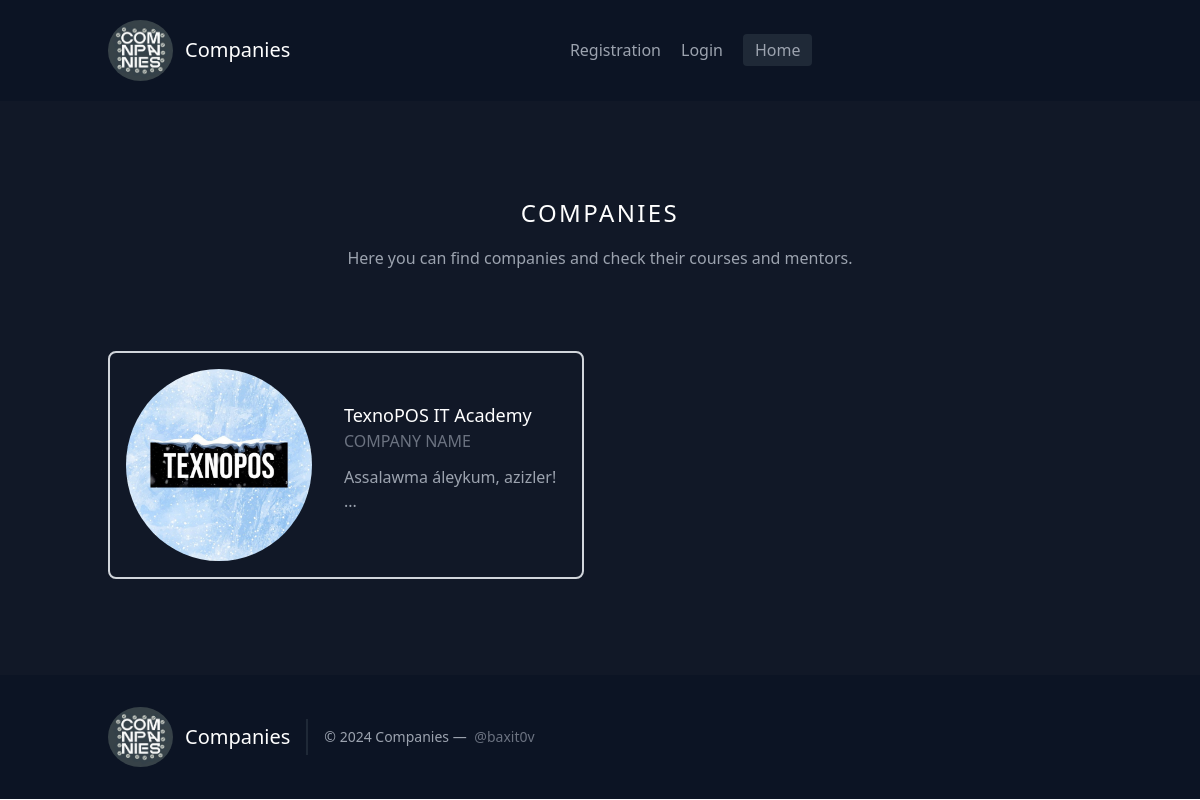
Before: / with the older database file.
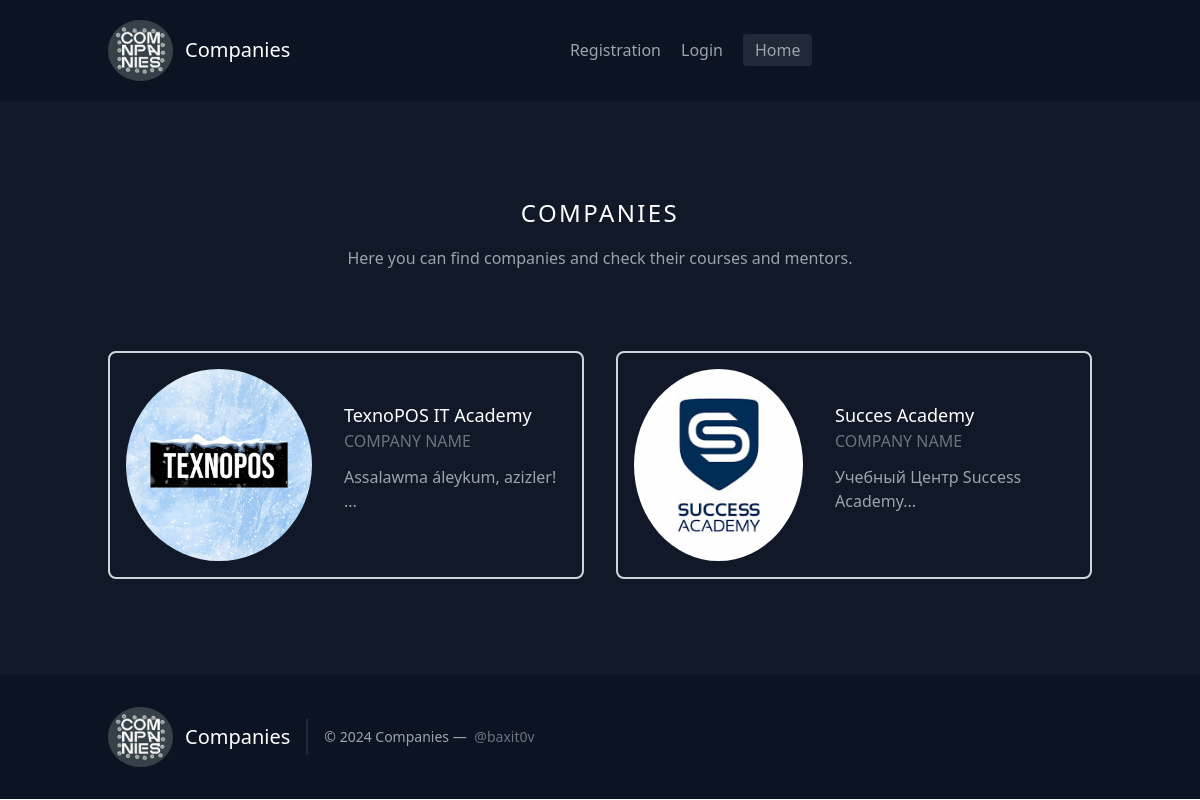
After: the same page with the newer database file.
### myexam/models.py (models this page shows, shortened)
class Company(models.Model):
    company_title = models.CharField(max_length=255,verbose_name='Company title')
    company_description = models.TextField(verbose_name='Description')
    company_logo = models.ImageField(upload_to='media',verbose_name='Company logo')
    class Meta:
        verbose_name='Company'
        verbose_name_plural='Companies'

### myexam/views.py (the view)
# urls.py: path('',homepage,name='home'),
def homepage(request):
    companyyy = models.Company.objects.all()
    return render(request,'home.html',{'companyyy':companyyy})

### templates/home.html
{% extends 'base.html' %}
{% block content %}
<section class="text-gray-400 bg-gray-900 body-font">
  <div class="container px-5 py-24 mx-auto">
    <div class="flex flex-col text-center w-full mb-20">
      <h1 class="text-2xl font-medium title-font mb-4 text-white tracking-widest">COMPANIES</h1>
      <p class="lg:w-2/3 mx-auto leading-relaxed text-base">Here you can find companies and check their courses and mentors.</p>
    </div>
    <div class="flex flex-wrap -m-4">
      {% for company in companyyy %}
      <div class="p-4 lg:w-1/2">
        <div class="border-2 border-gray-300 rounded-lg p-4 h-full flex sm:flex-row flex-col items-center sm:justify-start justify-center text-center sm:text-left">
          <a href="{% url 'detail' company.id %}">
            <img alt="team" class="flex-shrink-0 rounded-lg w-48 h-48 object-cover object-center sm:mb-0 mb-4" src="{{company.company_logo.url}}"  style="border-radius: 50%;">
          </a>
          <div class="flex-grow sm:pl-8">
            <a href="{% url 'detail' company.id %}"><h2 class="title-font font-medium text-lg text-white">{{company.company_title}}</h2></a>
            <a href="{% url 'detail' company.id %}"><h3 class="text-gray-500 mb-3">COMPANY NAME</h3></a>
            <a href="{% url 'detail' company.id %}"><p class="mb-4">{{company.company_description |slice:":30"}}...</p></a>
          </div>
        </div>
      </div>
      {% endfor %}
    </div>
</section>
{% endblock %}

### templates/base.html (shortened to what this page needs)
{% load static %}
<!DOCTYPE html>
<html lang="en">
<head>
    <script src="https://cdn.tailwindcss.com"></script>
</head>
<body>
    <header class="text-gray-400 bg-gray-900 body-font" style="background-color: #0c1424;">
        <div class="container mx-auto flex flex-wrap p-5 flex-col md:flex-row items-center">
          <a href="{% url 'home' %}" class="flex title-font font-medium items-center text-white mb-4 md:mb-0">
            <img src="{% static 'images/companies_logo.jpg' %}" alt="error" style="border-radius: 50%;width: 65px;">
            <span class="ml-3 text-xl">Companies</span>
          </a>
          {% if user.is_authenticated %}
          <nav class="md:ml-auto md:mr-auto flex flex-wrap items-center text-base justify-center">
            <div class="mr-5 hover:text-white"></div>
            <svg fill="none" stroke="currentColor" stroke-linecap="round" stroke-linejoin="round" stroke-width="2" class="w-5 h-5 mr-3" viewBox="0 0 24 24">
              <path d="M20 21v-2a4 4 0 00-4-4H8a4 4 0 00-4 4v2"></path>
              <circle cx="12" cy="7" r="4"></circle>
            </svg>User: {{user.username}}
            <div class="mr-5 hover:text-white"></div>
            <a href="{% url 'logout' %}" class="mr-5 hover:text-white">Logout</a>
            </button></a>
            <a href="{% url 'home' %}"><button class="inline-flex items-center bg-gray-800 border-0 py-1 px-3 focus:outline-none hover:bg-gray-700 rounded text-base mt-4 md:mt-0">Home
          </button></a>
        </div>
          {% else %}
          <nav class="md:ml-auto md:mr-auto flex flex-wrap items-center text-base justify-center">
            <a href="{% url 'reg' %}" class="mr-5 hover:text-white">Registration</a>
            <a href="{% url 'login' %}" class="mr-5 hover:text-white">Login</a>
          <a href="{% url 'home' %}"><button class="inline-flex items-center bg-gray-800 border-0 py-1 px-3 focus:outline-none hover:bg-gray-700 rounded text-base mt-4 md:mt-0">Home
          </button></a>
        </div>
        {% endif %}
      </header>
      {% block content %}
      {% endblock %}
      <footer>
        <footer class="text-gray-400 bg-gray-900 body-font" style="background-color: #0c1424;">
            <div class="container px-5 py-8 mx-auto flex items-center sm:flex-row flex-col">
              <a href="{% url 'home' %}" class="flex title-font font-medium items-center md:justify-start justify-center text-white">
                <img src="{% static 'images/companies_logo.jpg' %}" alt="error" style="border-radius: 50%;width: 65px;">
                <span class="ml-3 text-xl">Companies</span>
              </a>
              <p class="text-sm text-gray-400 sm:ml-4 sm:pl-4 sm:border-l-2 sm:border-gray-800 sm:py-2 sm:mt-0 mt-4">© 2024 Companies —
                <a href="https://t.me/baxit0v" class="text-gray-500 ml-1" target="_blank" rel="noopener noreferrer">@baxit0v</a>
              </p>
            </div>
          </footer>
      </footer>
</body>
</html>

Changed rows visible on the page:
added Company: company_logo (picture), company_title "Succes Academy", company_description "Учебный Центр Success Academy"
